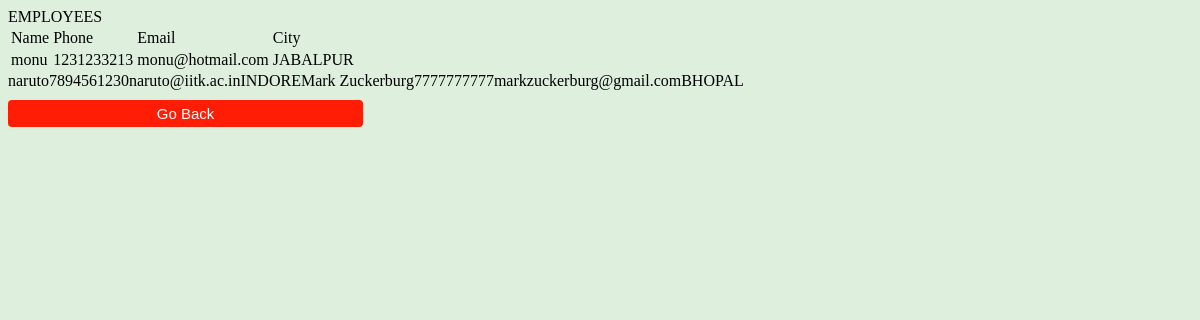
/admin/empview.php (signed in), run on the app's committed database.
### tables this page shows
CREATE TABLE `empuserinfo` (
  `username` varchar(200) NOT NULL,
  `password` varchar(200) NOT NULL,
  `vstatus` int(1) NOT NULL DEFAULT '0',
  `pname` varchar(200) NOT NULL,
  `phno` varchar(15) NOT NULL,
  `eml` varchar(100) NOT NULL,
  `address` varchar(200) NOT NULL,
  `city` varchar(100) NOT NULL
);

### admin/empview.php (the view, shortened to what this page needs)
<?php
require '../dbconfig/config.php';
?>
<!DOCTYPE html>
<html>
<head>
	<link rel="stylesheet" type="text/css" href="../css/style2.css">
</head>
<body style="background-color: #deefde">
<?php
			$query="CALL `getemp`();";
					$query_run=mysqli_query($con,$query);
					if($query_run)
					{
					echo "EMPLOYEES ";
							echo "<table>";
							echo "<tr><td>" . "Name" . "</td><td>" . "Phone" . "</td><td>" . "Email" . "</td><td>" . "City" . "</td></tr>";
					while($row = mysqli_fetch_array($query_run)){
						echo "<tr><td>" . $row['pname'] . "</td><td>" .$row['phno'] . "</td><td>" .$row['eml'] . "</td><td>" .$row['city'] . "</td></tr>";
					echo "</table>";
				}}
				else
					echo "the query was wrong ;)";
 ?>
 <br>
 <a href="index.php"><input type="button" id="back-button" value="Go Back" /></a>
	</body>
</html>

### css/style2.css (style rules this page uses)
a:link { text-decoration: none; }
#back-button { background-color: #ff1e05; margin-top: 10px; font-size: 15px; border-radius: 4px ; width: 30%; color: #ffffff; border: 0px solid ; padding: 5px ; margin-bottom: 10px; }

### data on the page
empuserinfo: pname "monu", phno "1231233213", eml "monu@hotmail.com", city "JABALPUR"
empuserinfo: pname "naruto", phno "7894561230", eml "naruto@iitk.ac.in", city "INDORE"
empuserinfo: pname "Mark Zuckerburg", phno "7777777777", eml "markzuckerburg@gmail.com", city "BHOPAL"
